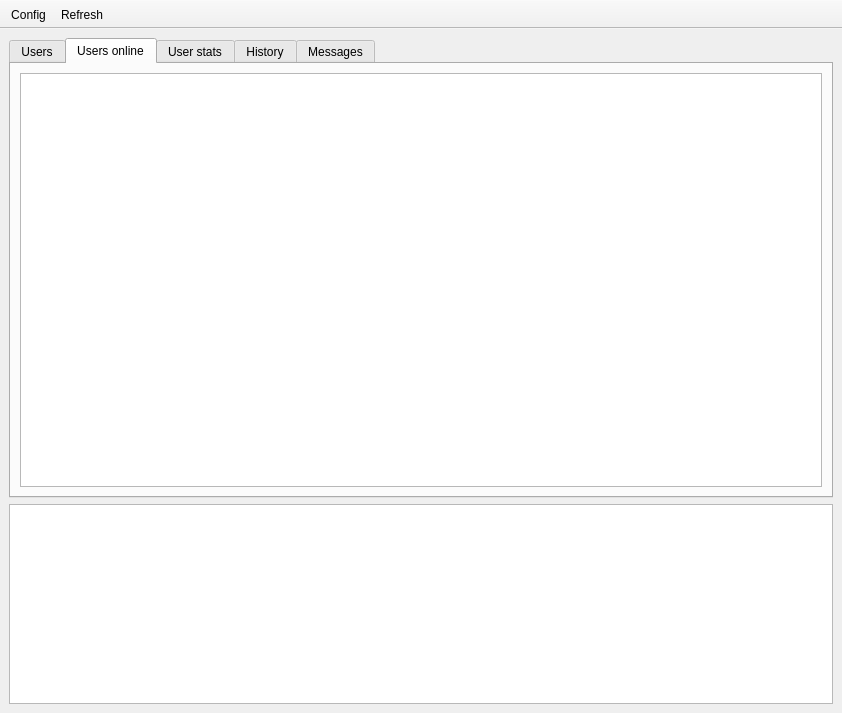
<?xml version="1.0" encoding="UTF-8"?>
<ui version="4.0">
 <class>MainWindow</class>
 <widget class="QMainWindow" name="MainWindow">
  <property name="geometry">
   <rect>
    <x>0</x>
    <y>0</y>
    <width>842</width>
    <height>713</height>
   </rect>
  </property>
  <property name="windowTitle">
   <string>Server Monitor</string>
  </property>
  <widget class="QWidget" name="centralwidget">
   <property name="minimumSize">
    <size>
     <width>800</width>
     <height>600</height>
    </size>
   </property>
   <layout class="QGridLayout" name="gridLayout">
    <item row="0" column="0">
     <widget class="QTabWidget" name="tabWidget">
      <property name="currentIndex">
       <number>1</number>
      </property>
      <widget class="QWidget" name="users">
       <attribute name="title">
        <string>Users</string>
       </attribute>
       <layout class="QGridLayout" name="gridLayout_2">
        <item row="0" column="0">
         <widget class="QTableView" name="users_tbl"/>
        </item>
       </layout>
      </widget>
      <widget class="QWidget" name="online_users">
       <attribute name="title">
        <string>Users online</string>
       </attribute>
       <layout class="QGridLayout" name="gridLayout_3">
        <item row="0" column="0">
         <widget class="QTableView" name="users_online_tbl"/>
        </item>
       </layout>
      </widget>
      <widget class="QWidget" name="user_stats">
       <attribute name="title">
        <string>User stats</string>
       </attribute>
       <layout class="QGridLayout" name="gridLayout_4">
        <item row="0" column="0">
         <widget class="QTableView" name="user_stats_tbl">
          <property name="minimumSize">
           <size>
            <width>0</width>
            <height>0</height>
           </size>
          </property>
         </widget>
        </item>
       </layout>
      </widget>
      <widget class="QWidget" name="history">
       <attribute name="title">
        <string>History</string>
       </attribute>
       <layout class="QGridLayout" name="gridLayout_5">
        <item row="0" column="0">
         <widget class="QTableView" name="history_tbl"/>
        </item>
       </layout>
      </widget>
      <widget class="QWidget" name="messages">
       <attribute name="title">
        <string>Messages</string>
       </attribute>
       <layout class="QGridLayout" name="gridLayout_6">
        <item row="0" column="0">
         <widget class="QTableView" name="messages_tbl"/>
        </item>
       </layout>
      </widget>
     </widget>
    </item>
    <item row="1" column="0">
     <widget class="QPlainTextEdit" name="logPtx">
      <property name="sizePolicy">
       <sizepolicy hsizetype="Expanding" vsizetype="Preferred">
        <horstretch>0</horstretch>
        <verstretch>0</verstretch>
       </sizepolicy>
      </property>
      <property name="minimumSize">
       <size>
        <width>0</width>
        <height>200</height>
       </size>
      </property>
      <property name="maximumSize">
       <size>
        <width>16777215</width>
        <height>200</height>
       </size>
      </property>
     </widget>
    </item>
   </layout>
  </widget>
  <widget class="QToolBar" name="toolBar">
   <property name="windowTitle">
    <string>toolBar</string>
   </property>
   <property name="movable">
    <bool>false</bool>
   </property>
   <property name="allowedAreas">
    <set>Qt::LeftToolBarArea|Qt::TopToolBarArea</set>
   </property>
   <property name="orientation">
    <enum>Qt::Horizontal</enum>
   </property>
   <property name="floatable">
    <bool>true</bool>
   </property>
   <attribute name="toolBarArea">
    <enum>TopToolBarArea</enum>
   </attribute>
   <attribute name="toolBarBreak">
    <bool>false</bool>
   </attribute>
   <addaction name="open_config"/>
   <addaction name="action_refresh"/>
  </widget>
  <action name="open_config">
   <property name="text">
    <string>Config</string>
   </property>
  </action>
  <action name="action_refresh">
   <property name="checkable">
    <bool>true</bool>
   </property>
   <property name="text">
    <string>Refresh</string>
   </property>
   <property name="toolTip">
    <string>Refresh interval 10 sec</string>
   </property>
  </action>
 </widget>
 <resources/>
 <connections/>
</ui>
